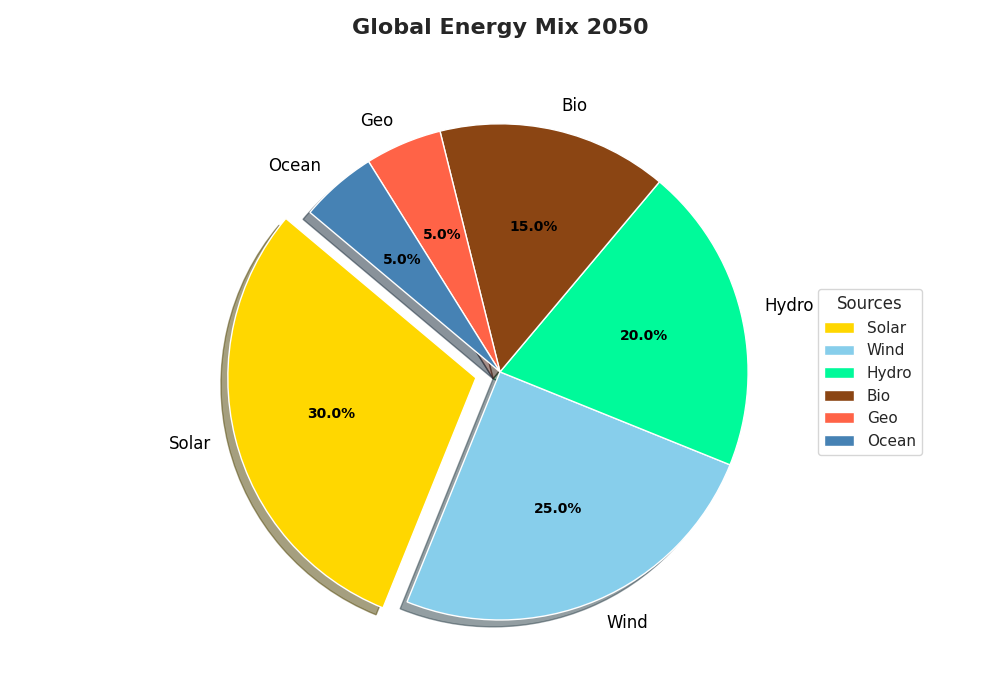

Python code for this plot:
import matplotlib.pyplot as plt

# Data for the pie chart
energy_sources = ['Solar', 'Wind', 'Hydro', 'Bio', 'Geo', 'Ocean']
energy_share = [30, 25, 20, 15, 5, 5]

# Colors for each segment
colors = ['#FFD700', '#87CEEB', '#00FA9A', '#8B4513', '#FF6347', '#4682B4']

# Explode the 'Solar' slice for emphasis
explode = (0.1, 0, 0, 0, 0, 0)

# Create the pie chart
fig, ax = plt.subplots(figsize=(10, 7))
wedges, texts, autotexts = ax.pie(
    energy_share, labels=energy_sources, autopct='%1.1f%%',
    startangle=140, colors=colors, explode=explode, shadow=True,
    textprops=dict(color='black')
)

# Style the chart
plt.setp(autotexts, size=10, weight="bold")
plt.setp(texts, size=12)

# Title and legend setup
ax.set_title(
    "Global Energy Mix 2050", 
    fontsize=16, fontweight='bold', pad=20
)
ax.legend(
    wedges, energy_sources, title="Sources", loc="center left", 
    bbox_to_anchor=(1, 0, 0.5, 1)
)

# Improve layout
plt.tight_layout()

# Display the plot
plt.show()
